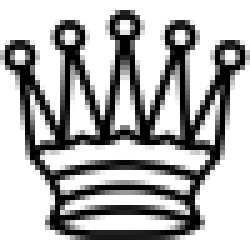
#> input picture code/images/queen.png, 50 x 50 px (shown 5 times larger)
$ jupyter execute '02_Задачи_слепо_пребарување.ipynb'   (shell and % lines are left out)
#> lines starting #> are read from the running program, lines starting #| are printed output that depends on the picture; after the words box and inside, x2 and y2 are one past the last pixel; in counts of white or black regions, pixels touching at a corner belong together
# Задачи од пребарување

## Претурање вода во садови

Имате на располагање 3 садови. Нивниот капацитет е 5, 8 и 10 соодветно.  На почетокот сите садови се празни. Задачата е да претурите 1 литар во садот од 5 литри. Можете да претурате вода меѓу садовите, но не знаете точно колку претурате бидејќи садовите не се обележани. Единствено може да го испразните садот од кој претурате или да го наполните до врв садот во кој претурате. Постои и чешма од која може да надополните некој сад до врвот. Секогаш може да ја истурите водата од некој сад. Скратено: имате на располагање 3 садови. Нивниот капацитет е (x, y, z) соодветно. Почетната состојба е (x_0, y_0, z_0). Задачата е да стигнете до посакуваната состојба.

[cell 1]
from IPython.lib.display import YouTubeVideo
YouTubeVideo('OaJrwr4laPU')

[cell 2]
from collections import deque
from itertools import combinations

[cell 3]
def transfer_to_other_glass(source, sink, sink_capacity):
    return max(source - (sink_capacity - sink), 0), min(sink + source, sink_capacity)

[cell 4]
def expand_state(state):
    capacities = (5, 8, 10)
    glass_0, glass_1, glass_2 = state

    new_states = []

    if glass_0 < capacities[0]:
        new_states.append((capacities[0], glass_1, glass_2))
    if glass_1 < capacities[1]:
        new_states.append((glass_0, capacities[1], glass_2))
    if glass_2 < capacities[2]:
        new_states.append((glass_0, glass_1, capacities[2]))

    if glass_0 > 0:
        new_states.append((0, glass_1, glass_2))
    if glass_1 > 0:
        new_states.append((glass_0, 0, glass_2))
    if glass_2 > 0:
        new_states.append((glass_0, glass_1, 0))

    new_source, new_sink = transfer_to_other_glass(glass_0, glass_1, capacities[1])
    new_states.append((new_source, new_sink, glass_2))

    new_source, new_sink = transfer_to_other_glass(glass_1, glass_0, capacities[0])
    new_states.append((new_sink, new_source, glass_2))

    new_source, new_sink = transfer_to_other_glass(glass_0, glass_2, capacities[2])
    new_states.append((new_source, glass_1, new_sink))

    new_source, new_sink = transfer_to_other_glass(glass_2, glass_0, capacities[0])
    new_states.append((new_sink, glass_1, new_source))

    new_source, new_sink = transfer_to_other_glass(glass_1, glass_2, capacities[2])
    new_states.append((glass_0, new_source, new_sink))

    new_source, new_sink = transfer_to_other_glass(glass_2, glass_1, capacities[1])
    new_states.append((glass_0, new_sink, new_source))

    return new_states

На аудиториски вежби оваа задача ја решивме со функциите `expand_state_2()` и `transfer()`, така што би решението би работело за произволен број на садови.

[cell 5]
CAPACITY = (5, 8, 10)

[cell 6]
def transfer(state, i_source, i_sink):
    available = CAPACITY[i_sink] - state[i_sink]
    new_source = max(state[i_source] - available, 0)
    new_sink = min(state[i_source] + state[i_sink], CAPACITY[i_sink])
    new_state = list(state)
    new_state[i_source] = new_source
    new_state[i_sink] = new_sink
    return tuple(new_state)

transfer((5, 6, 6), 0, 1)

[cell 7]
def expand_state_2(state):
    states = []
    for i in range(len(state)):
        new_state = list(state)
        new_state[i] = CAPACITY[i]
        states.append(tuple(new_state))
    for i in range(len(state)):
        new_state = list(state)
        new_state[i] = 0
        states.append(tuple(new_state))
    for c1, c2 in combinations(range(len(state)), 2):
        new_state = transfer(state, c1, c2)
        states.append(new_state)
        new_state = transfer(state, c2, c1)
        states.append(new_state)
    return states

start = (2, 1, 6)
expand_state(start)

[cell 8]
def search_path(initial_state, goal_state):
#> called with initial_state = (0, 0, 0), goal_state = (1, 0, 0)
    visited = {initial_state}
    states_queue = deque([[initial_state]])
    while states_queue:
        states_list = states_queue.popleft()
        state_to_expand = states_list[-1]
        for next_state in expand_state_2(state_to_expand):
            if next_state not in visited:
                if next_state == goal_state:
                    return states_list + [next_state]
                visited.add(next_state)
                states_queue.append(states_list + [next_state])
    return []

[cell 9]
def visualise_path(path):
    for states in zip(path, path[1:]):
        old_state, new_state = states
        print(old_state)
        print(tuple(map(lambda x, y: x - y, new_state, old_state)), 'change')
        print(new_state)
        print()

[cell 10]
initial_state = (0, 0, 0)
goal_state = (1, 0, 0)
path = search_path(initial_state, goal_state)
visualise_path(path)

## Поставување кралици на шаховска табла

Распоредете N кралици на NxN шаховска табла така што кралиците нема да се напаѓаат.

[cell 11]
from IPython.lib.display import YouTubeVideo
YouTubeVideo('pf1rTaEibgI')

[cell 12]
from collections import deque
import os

[cell 13]
def is_valid(new_state, new_queen_i, new_queen_j):
    vertical_check = new_queen_j not in new_state
    if not vertical_check:
        return False
    main_diagonal = new_queen_i - new_queen_j
    anti_diagonal = new_queen_i + new_queen_j
    other_queens = new_state[:N - new_state.count(None)]
    for other_queen_i, other_queen_j in enumerate(other_queens):
        if other_queen_i - other_queen_j == main_diagonal:
            return False
        if other_queen_i + other_queen_j == anti_diagonal:
            return False
    return True

[cell 14]
def expand_state(state):
    new_states = []
    available_places = state.count(None)
    if not available_places:
        return []
    new_queen_i = N - available_places
    for new_queen_j in range(N):
        if is_valid(state, new_queen_i, new_queen_j):
            new_state = list(state)
            new_state[new_queen_i] = new_queen_j
            new_states.append(tuple(new_state))
    return new_states

[cell 15]
def search(initial_state, alg):
#> called with alg = 'dfs'
    visited = {initial_state}
    states_queue = deque([initial_state])
    while states_queue:
        state_to_expand = states_queue.popleft()
        for next_state in expand_state(state_to_expand):
            if next_state not in visited:
                if next_state.count(None) == 0:
                    return next_state
                visited.add(next_state)
                if alg == 'dfs':
                    states_queue.appendleft(next_state)
                elif alg == 'bfs':
                    states_queue.append(next_state)

[cell 16]
def visualise_queens(queens):
#> called with queens = (7, 3, 0, 2, 5, 1, 6, 4)
    import numpy as np
    import skimage
    from skimage import io

    if not queens:
        print('Не постои реше.astype(np.uint8)ние за N =', N)
        return
    border_color = (0, 0, 0, 1)
    queen = skimage.img_as_float(io.imread('images/queen.png'))
    table = np.zeros((queen.shape[0] * N, queen.shape[1] * N, queen.shape[2]))
    margin = queen.shape[0] // 20
#> margin = 2
    for i, j in enumerate(queens):
        table[i*queen.shape[0]:(i+1)*queen.shape[0], j*queen.shape[1]:(j+1)*queen.shape[1]] = queen
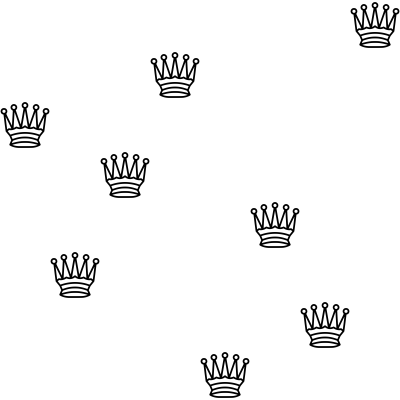
#> table: shape (400, 400, 4) float64; mean R, G, B, A 0.0276, 0.0276, 0.0276, 0.0649; transparent parts drawn white
    for index in range(1, N):
        table[index * queen.shape[0] - margin: index * queen.shape[0] + margin] = border_color
        table[:, index * queen.shape[1] - margin: index * queen.shape[1] + margin] = border_color
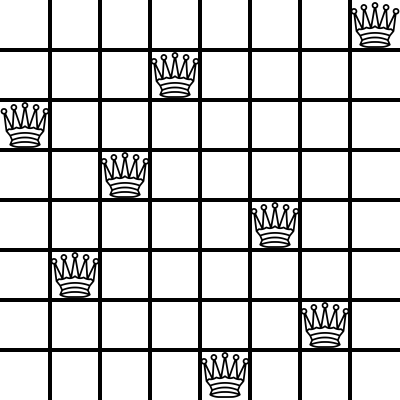
#> table: shape (400, 400, 4) float64; 13.49% of pixels changed, all inside (x1, y1, x2, y2) = (0, 0, 400, 400); transparent parts drawn white
    image_directory = 'queens'
    os.makedirs(f'images/{image_directory}', exist_ok=True)
    io.imsave(f'images/{image_directory}/{N}.png', 255*table.astype(np.uint8))
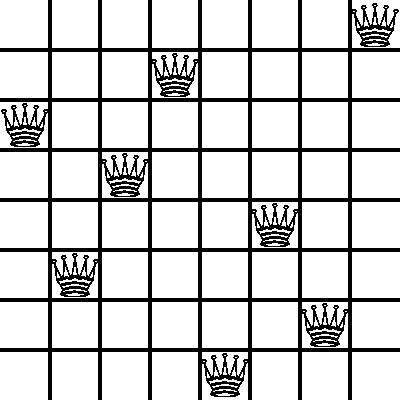
#> saved as 8.png: shape (400, 400, 4); mean R, G, B, A 3.7, 3.7, 3.7, 48.5; transparent parts drawn white
    return f'Погледни ја сликата images/{image_directory}/{N}.png'

[cell 17]
N = 8
initial_state = (None,) * N
queens = search(initial_state, alg='dfs')
queens

[cell 18]
visualise_queens(queens)

[cell 19]

N = 12
initial_state = (None,) * N
queens = search(initial_state, alg='dfs')
queens

[cell 20]

N = 12
initial_state = (None,) * N
queens = search(initial_state, alg='bfs')
